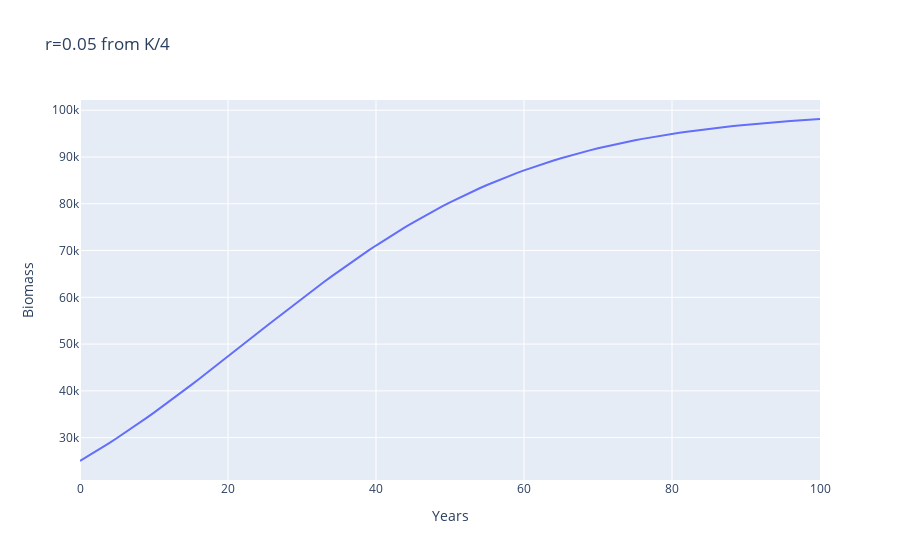

This figure's notebook cell:
### Markdown cell above
At $r=0.1$ we reach $K$ within 60 years. This will be our fast growth condition.

### Code cell
stock = SchaeferStock(
    K=100000, r=0.05, q=Q, p=0.25, K_error=0, r_error=0, q_error=Q_ERROR
)

stock.reset()
time = [0]
for i in range(100):
    time.append(i+1)
    stock.fish(0)

px.line(
    x=time,
    y=stock.physical['biomass'],
    labels={"x": "Years", "y": "Biomass"},
    title="r=0.05 from K/4"
)

### Figure 1 — Plotly figure (JSON) as saved in the notebook; plotly's stock layout.template omitted (floating-point values rounded to 4 significant figures)
{"data": [{"hovertemplate": "Years=%{x}<br>Biomass=%{y}<extra></extra>", "legendgroup": "", "line": {"color": "#636efa", "dash": "solid"}, "marker": {"symbol": "circle"}, "mode": "lines", "name": "", "orientation": "v", "showlegend": false, "type": "scatter", "x": [0, 1, 2, 3, 4, 5, 6, 7, 8, 9, 10, 11, 12, 13, 14, 15, 16, 17, 18, 19, 20, 21, 22, 23, 24, 25, 26, 27, 28, 29, 30, 31, 32, 33, 34, 35, 36, 37, 38, 39, 40, 41, 42, 43, 44, 45, 46, 47, 48, 49, 50, 51, 52, 53, 54, 55, 56, 57, 58, 59, 60, 61, 62, 63, 64, 65, 66, 67, 68, 69, 70, 71, 72, 73, 74, 75, 76, 77, 78, 79, 80, 81, 82, 83, 84, 85, 86, 87, 88, 89, 90, 91, 92, 93, 94, 95, 96, 97, 98, 99, 100], "xaxis": "x", "y": [25000, 25940.0, 26900.0, 27880.0, 28890.0, 29910.0, 30960.0, 32030.0, 33120.0, 34230.0, 35350.0, 36500.0, 37650.0, 38830.0, 40020.0, 41220.0, 42430.0, 43650.0, 44880.0, 46110.0, 47360.0, 48600.0, 49850.0, 51100.0, 52350.0, 53600.0, 54840.0, 56080.0, 57310.0, 58540.0, 59750.0, 60950.0, 62140.0, 63320.0, 64480.0, 65620.0, 66750.0, 67860.0, 68950.0, 70020.0, 71070.0, 72100.0, 73110.0, 74090.0, 75050.0, 75990.0, 76900.0, 77790.0, 78650.0, 79490.0, 80310.0, 81100.0, 81860.0, 82600.0, 83320.0, 84020.0, 84690.0, 85340.0, 85960.0, 86570.0, 87150.0, 87710.0, 88250.0, 88770.0, 89260.0, 89740.0, 90200.0, 90650.0, 91070.0, 91480.0, 91870.0, 92240.0, 92600.0, 92940.0, 93270.0, 93580.0, 93880.0, 94170.0, 94440.0, 94710.0, 94960.0, 95200.0, 95430.0, 95640.0, 95850.0, 96050.0, 96240.0, 96420.0, 96590.0, 96760.0, 96920.0, 97060.0, 97210.0, 97340.0, 97470.0, 97600.0, 97710.0, 97820.0, 97930.0, 98030.0, 98130.0], "yaxis": "y"}], "layout": {"legend": {"tracegroupgap": 0}, "title": {"text": "r=0.05 from K/4"}, "xaxis": {"anchor": "y", "domain": [0, 1], "title": {"text": "Years"}}, "yaxis": {"anchor": "x", "domain": [0, 1], "title": {"text": "Biomass"}}}}
